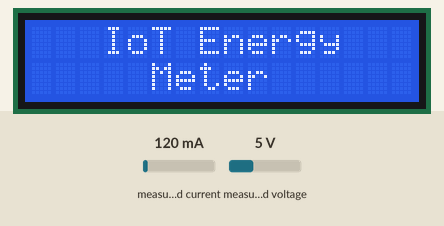
Simulated run of this sketch. Board: ESP32. Shown: 16×2 character LCD. The test bench sets the inputs (shaded band); at power-on: measured voltage 5 V, measured current 120 mA. WiFi joins after 1.5 s; servers stay silent unless stated; what the sketch prints to the serial monitor is not drawn.

Above: at 1.9 s.
At 5.1 s:
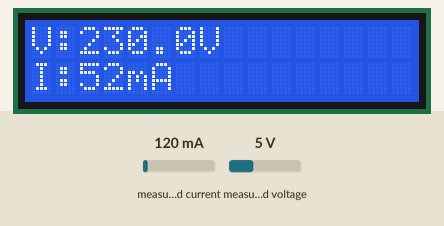
5.2 s: measured voltage set to 0.3 V
At 7.0 s:
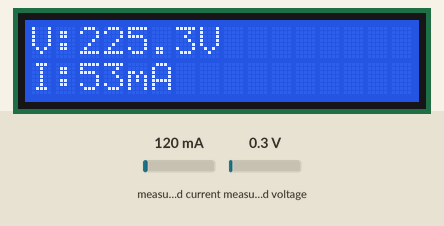
11.0 s: measured voltage set to 3.8 V
At 12.4 s:
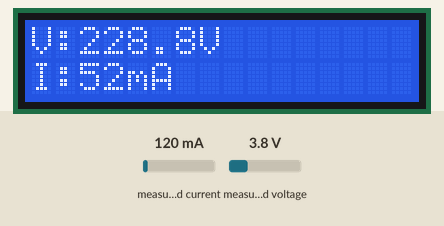
14.1 s: measured voltage set to 7.5 V
At 16.0 s:
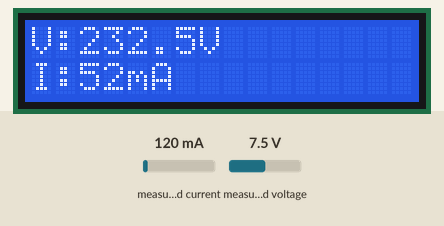
Timing chart, 0 to 17.5 s (numbered marks = the images above; inputs shaded):
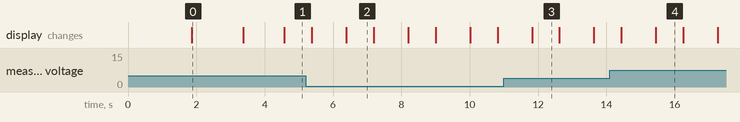

Measured:
- what the display in image 0 shows lasts 1.5 s, from 1.9 s to 3.4 s
- what the display in image 2 shows lasts 0.8 s, from 6.4 s to 7.2 s

The sketch:

sketch_apr25a.ino
```cpp
#define BLYNK_TEMPLATE_ID "TMPL3B1BQ3Z2q"
#define BLYNK_TEMPLATE_NAME "SMART METER"
#define BLYNK_AUTH_TOKEN "o2MgsL321XSgt0e_qcK7aq4ENT7X5zT1"

#include <LiquidCrystal.h>
#include <WiFi.h>
#include <WiFiClient.h>
#include <BlynkSimpleEsp32.h>
#include "EmonLib.h"

#define BLYNK_PRINT Serial

// LCD pin mapping: RS, E, D4, D5, D6, D7
LiquidCrystal lcd(13, 12, 14, 27, 26, 25);

// WiFi credentials
char ssid[] = "OPPO F25 Pro 5G";
char pass[] = "reddy2005";

BlynkTimer timer;
EnergyMonitor emon;

// === Calibration Constants ===
#define vCalibration 83.3
#define currCalibration 0.5
const float avgPower = 12.0;  // Average between 10W–20W bulb

// === Measurement Variables ===
float Vrms = 0;
float ImA = 0;
float power = 0;
float kWh = 0;
unsigned long lastMillis = millis();

void calculateReadings() {
  emon.calcVI(20, 2000);  // Perform voltage measurement
  Vrms = roundf(emon.Vrms * 10.0) / 10.0;  // No correction factor

  if (Vrms < 10.0) {
    Vrms = 0;
    ImA = 0;
    power = 0;
  } else {
    power = avgPower;
    ImA = (power / emon.Vrms) * 1000.0;
    //if (ImA > 1000.0) ImA = 100.0;

    unsigned long now = millis();
    kWh += power * (now - lastMillis) / 3600000.0;
    lastMillis = now;
    if (kWh > 10000.0) kWh = 0;
  }

  // Debug print
  Serial.print("Vrms: "); Serial.print(Vrms, 1); Serial.print(" V\t");
  Serial.print("Irms: "); Serial.print(ImA, 1); Serial.print(" mA\t");
  Serial.print("Power: "); Serial.print(power, 1); Serial.print(" W\t");
  Serial.print("kWh: "); Serial.println(kWh, 3);
}

void displayReadings() {
  lcd.clear();
  lcd.setCursor(0, 0);
  lcd.print("V:"); lcd.print(Vrms, 1); lcd.print("V");
  lcd.setCursor(0, 1);
  lcd.print("I:"); lcd.print(ImA, 0); lcd.print("mA");
  delay(800);

  lcd.clear();
  lcd.setCursor(0, 0);
  lcd.print("P:"); lcd.print(power, 1); lcd.print("W");
  lcd.setCursor(0, 1);
  lcd.print("kWh:"); lcd.print(kWh, 3);
  delay(800);
}

void sendToBlynk() {
  Blynk.virtualWrite(V0, Vrms);
  Blynk.virtualWrite(V1, ImA);
  Blynk.virtualWrite(V2, power);
  Blynk.virtualWrite(V3, kWh);
}

void myTimerEvent() {
  calculateReadings();
  displayReadings();
  sendToBlynk();
}

void setup() {
  Serial.begin(9600);
  Blynk.begin(BLYNK_AUTH_TOKEN, ssid, pass);
  lcd.begin(16, 2);

  lcd.setCursor(3, 0);
  lcd.print("IoT Energy");
  lcd.setCursor(5, 1);
  lcd.print("Meter");
  delay(1500);
  lcd.clear();

  emon.voltage(35, vCalibration, 1.7);   // Voltage pin, calibration, phase shift
  emon.current(34, currCalibration);    // Current pin (not used), calibration

  timer.setInterval(1000L, myTimerEvent);  // Update every second
}

void loop() {
  Blynk.run();
  timer.run();
}
```
